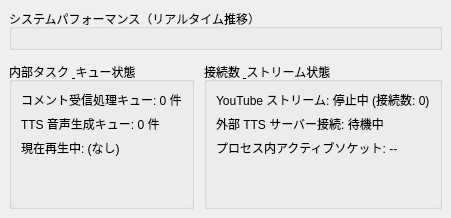
<?xml version="1.0" encoding="UTF-8"?>
<ui version="4.0">
 <class>TaskManagerContent</class>
 <widget class="QWidget" name="TaskManagerContent">
  <layout class="QVBoxLayout" name="mainLayout">
   <property name="spacing"><number>12</number></property>
   <property name="leftMargin"><number>9</number></property><property name="topMargin"><number>9</number></property><property name="rightMargin"><number>9</number></property><property name="bottomMargin"><number>9</number></property>
   <item><widget class="QScrollArea" name="scrollArea"><property name="frameShape"><enum>QFrame::Shape::NoFrame</enum></property><property name="widgetResizable"><bool>true</bool></property><widget class="QWidget" name="scrollContent"><layout class="QVBoxLayout" name="contentLayout"><property name="spacing"><number>12</number></property><property name="leftMargin"><number>0</number></property><property name="topMargin"><number>0</number></property><property name="rightMargin"><number>0</number></property><property name="bottomMargin"><number>0</number></property>
    <item><widget class="QGroupBox" name="graphGroup"><property name="title"><string>システムパフォーマンス（リアルタイム推移）</string></property><layout class="QGridLayout" name="gridLayout"><property name="spacing"><number>10</number></property></layout></widget></item>
    <item><widget class="QWidget" name="infoContainer" native="true"><layout class="QHBoxLayout" name="infoLayout"><property name="spacing"><number>10</number></property><property name="leftMargin"><number>0</number></property><property name="topMargin"><number>0</number></property><property name="rightMargin"><number>0</number></property><property name="bottomMargin"><number>0</number></property>
     <item><widget class="QGroupBox" name="taskGroup"><property name="title"><string>内部タスク &amp; キュー状態</string></property><layout class="QVBoxLayout" name="taskLayout"><item><widget class="QLabel" name="commentQueueLabel"><property name="text"><string>コメント受信処理キュー: 0 件</string></property></widget></item><item><widget class="QLabel" name="ttsQueueLabel"><property name="text"><string>TTS 音声生成キュー: 0 件</string></property></widget></item><item><widget class="QLabel" name="speakingLabel"><property name="text"><string>現在再生中: (なし)</string></property><property name="wordWrap"><bool>true</bool></property></widget></item><item><spacer name="taskSpacer"><property name="orientation"><enum>Qt::Orientation::Vertical</enum></property><property name="sizeHint" stdset="0"><size><width>20</width><height>40</height></size></property></spacer></item></layout></widget></item>
     <item><widget class="QGroupBox" name="connectionGroup"><property name="title"><string>接続数 &amp; ストリーム状態</string></property><layout class="QVBoxLayout" name="connectionLayout"><item><widget class="QLabel" name="youtubeConnectionLabel"><property name="text"><string>YouTube ストリーム: 停止中 (接続数: 0)</string></property></widget></item><item><widget class="QLabel" name="ttsConnectionLabel"><property name="text"><string>外部 TTS サーバー接続: 待機中</string></property></widget></item><item><widget class="QLabel" name="socketLabel"><property name="text"><string>プロセス内アクティブソケット: --</string></property></widget></item><item><spacer name="connectionSpacer"><property name="orientation"><enum>Qt::Orientation::Vertical</enum></property><property name="sizeHint" stdset="0"><size><width>20</width><height>40</height></size></property></spacer></item></layout></widget></item>
    </layout></widget></item>
   </layout></widget></widget></item>
  </layout>
 </widget>
 <resources/>
 <connections/>
</ui>
